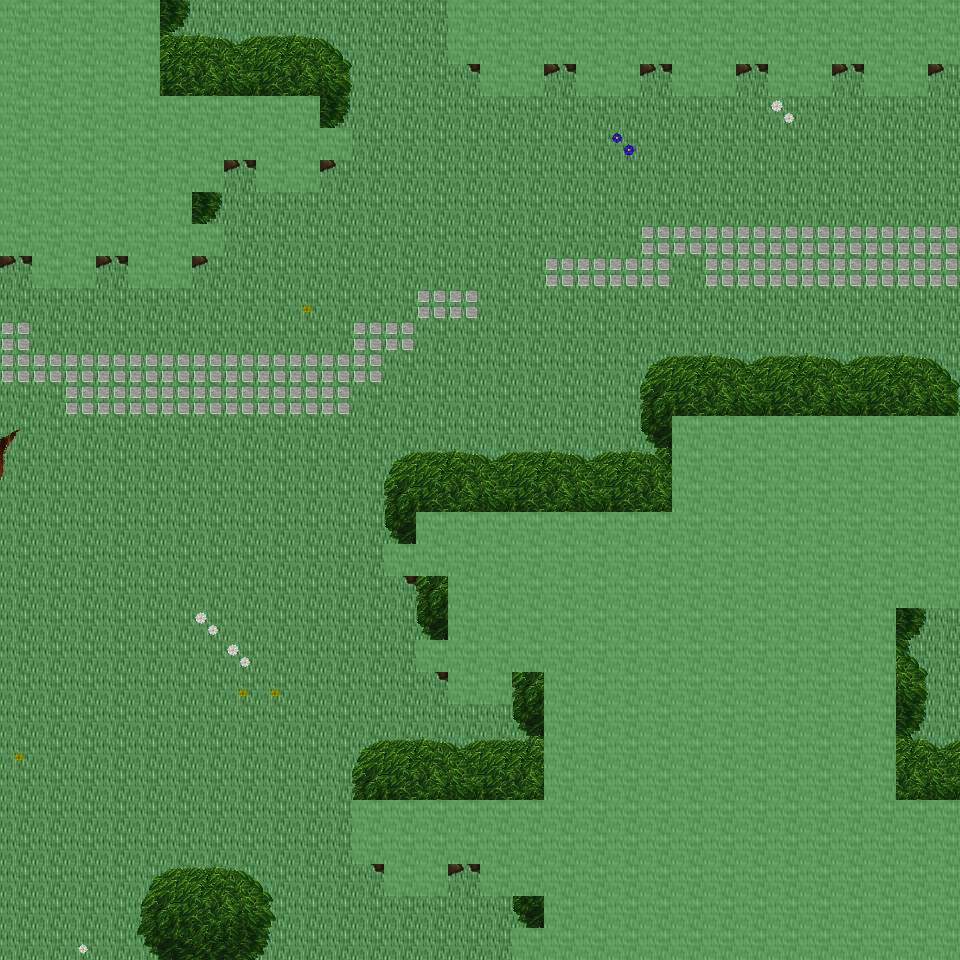

This is a level from a 2D game, rendered from its Tiled map with the project's own tilesets. A one-line summary and the map file follow, with tile-layer data summarised:
An orthogonal 30x30 tile map with 32x32 px tiles, 6 tile layers (Ground, Object, Object2, Above, ...), 21 tilesets and 5 objects (5x mapExit).

<map version="1.0" orientation="orthogonal" renderorder="right-down" width="30" height="30" tilewidth="32" tileheight="32" nextobjectid="6">
  <tileset firstgid="1" name="tileset_ground_ground" tilewidth="32" tileheight="32" tilecount="33" columns="3">
    <image source="../drawable/tileset_ground_ground.png" width="96" height="352" />
  </tileset>
  <tileset firstgid="34" name="tileset_ground_water_pool" tilewidth="32" tileheight="32" tilecount="72" columns="3">
    <image source="../drawable/tileset_ground_water_pool.png" width="96" height="768" />
  </tileset>
  <tileset firstgid="106" name="tileset_ground_ridge_earth_dark" tilewidth="32" tileheight="32" tilecount="96" columns="12">
    <image source="../drawable/tileset_ground_ridge_earth_dark.png" width="384" height="256" />
  </tileset>
  <tileset firstgid="202" name="tileset_ground_grass_edges" tilewidth="32" tileheight="32" tilecount="36" columns="12">
    <image source="../drawable/tileset_ground_grass_edges.png" width="384" height="96" />
  </tileset>
  <tileset firstgid="238" name="tileset_ground_earth_edges" tilewidth="32" tileheight="32" tilecount="18" columns="6">
    <image source="../drawable/tileset_ground_earth_edges.png" width="192" height="96" />
  </tileset>
  <tileset firstgid="256" name="tileset_ground_grass_corners" tilewidth="32" tileheight="32" tilecount="24" columns="6">
    <image source="../drawable/tileset_ground_grass_corners.png" width="192" height="128" />
  </tileset>
  <tileset firstgid="280" name="tileset_plant_flower_daisy_blue" tilewidth="32" tileheight="32" tilecount="8" columns="2">
    <image source="../drawable/tileset_plant_flower_daisy_blue.png" width="64" height="128" />
  </tileset>
  <tileset firstgid="288" name="tileset_plant_flower_daisy_yellow" tilewidth="32" tileheight="32" tilecount="8" columns="2">
    <image source="../drawable/tileset_plant_flower_daisy_yellow.png" width="64" height="128" />
  </tileset>
  <tileset firstgid="296" name="tileset_plant_bush_bushes" tilewidth="32" tileheight="32" tilecount="10" columns="5">
    <image source="../drawable/tileset_plant_bush_bushes.png" width="160" height="64" />
  </tileset>
  <tileset firstgid="306" name="tileset_plant_flower_daisy_red" tilewidth="32" tileheight="32" tilecount="8" columns="2">
    <image source="../drawable/tileset_plant_flower_daisy_red.png" width="64" height="128" />
  </tileset>
  <tileset firstgid="314" name="tileset_plant_flower_daisy_white" tilewidth="32" tileheight="32" tilecount="8" columns="2">
    <image source="../drawable/tileset_plant_flower_daisy_white.png" width="64" height="128" />
  </tileset>
  <tileset firstgid="322" name="tileset_logic_collision" tilewidth="32" tileheight="32" tilecount="1" columns="1">
    <image source="../drawable/tileset_logic_collision.png" width="32" height="32" />
  </tileset>
  <tileset firstgid="323" name="tileset_plant_tree_tree_green" tilewidth="32" tileheight="32" tilecount="88" columns="8">
    <image source="../drawable/tileset_plant_tree_tree_green.png" width="256" height="352" />
  </tileset>
  <tileset firstgid="411" name="tileset_building_castle" tilewidth="32" tileheight="32" tilecount="320" columns="20">
    <image source="../drawable/tileset_building_castle.png" width="640" height="512" />
  </tileset>
  <tileset firstgid="731" name="tileset_object_tent" tilewidth="32" tileheight="32" tilecount="9" columns="3">
    <image source="../drawable/tileset_object_tent.png" width="96" height="96" />
  </tileset>
  <tileset firstgid="740" name="tileset_logic_item_sheepfood" tilewidth="32" tileheight="32" tilecount="1" columns="1">
    <image source="../drawable/tileset_logic_item_sheepfood.png" width="32" height="32" />
  </tileset>
  <tileset firstgid="741" name="tileset_logic_creature_fairy" tilewidth="32" tileheight="32" tilecount="4" columns="4">
    <image source="../drawable/tileset_logic_creature_fairy.png" width="128" height="32" />
  </tileset>
  <tileset firstgid="745" name="tileset_logic_item_resources" tilewidth="32" tileheight="32" tilecount="6" columns="6">
    <image source="../drawable/tileset_logic_item_resources.png" width="192" height="32" />
  </tileset>
  <tileset firstgid="751" name="tileset_logic_portal" tilewidth="32" tileheight="32" tilecount="24" columns="8">
    <image source="../drawable/tileset_logic_portal.png" width="256" height="96" />
  </tileset>
  <tileset firstgid="775" name="tileset_ground_green_paving" tilewidth="32" tileheight="32" tilecount="18" columns="3">
    <image source="../drawable/tileset_ground_green_paving.png" width="96" height="192" />
  </tileset>
  <tileset firstgid="793" name="tileset_logic_protection" tilewidth="32" tileheight="32" tilecount="2" columns="2">
    <image source="../drawable/tileset_logic_protection.png" width="64" height="32" />
  </tileset>
  <layer name="Ground" width="30" height="30">
    <data>[900 cells, 900 non-empty, 1 distinct tile ids]</data>
  </layer>
  <layer name="Object" width="30" height="30">
    <data>[900 cells, 163 non-empty, 17 distinct tile ids]</data>
  </layer>
  <layer name="Object2" width="30" height="30">
    <data>[900 cells, 0 non-empty, 0 distinct tile ids]</data>
  </layer>
  <layer name="Above" width="30" height="30">
    <data>[900 cells, 361 non-empty, 33 distinct tile ids]</data>
  </layer>
  <layer name="Above2" width="30" height="30">
    <data>[900 cells, 6 non-empty, 3 distinct tile ids]</data>
  </layer>
  <layer name="Walkable" width="30" height="30">
    <data>[900 cells, 339 non-empty, 1 distinct tile ids]</data>
  </layer>
  <objectgroup name="MapEvents">
    <object id="1" name="north" type="mapExit" x="160" y="0" width="288" height="32">
      <properties>
        <property name="map" value="level_0_x105_y111" />
        <property name="x" value="5" />
        <property name="y" value="28" />
      </properties>
    </object>
    <object id="2" name="south" type="mapExit" x="0" y="928" width="512" height="32">
      <properties>
        <property name="map" value="level_0_x105_y113" />
        <property name="x" value="0" />
        <property name="y" value="1" />
      </properties>
    </object>
    <object id="3" name="west" type="mapExit" x="0" y="256" width="32" height="704">
      <properties>
        <property name="map" value="level_0_x104_y112" />
        <property name="x" value="28" />
        <property name="y" value="8" />
      </properties>
    </object>
    <object id="4" name="east" type="mapExit" x="928" y="64" width="32" height="352">
      <properties>
        <property name="map" value="level_0_x106_y112" />
        <property name="x" value="1" />
        <property name="y" value="2" />
      </properties>
    </object>
    <object id="5" name="east2" type="mapExit" x="928" y="608" width="32" height="192">
      <properties>
        <property name="map" value="level_0_x106_y112" />
        <property name="x" value="1" />
        <property name="y" value="19" />
      </properties>
    </object>
  </objectgroup>
</map>
